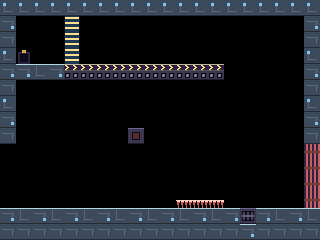

A level layout from a 2D game, rendered from its tile map. Below: a short description, then the map file with its tile-grid data intact:
An orthogonal 20x15 tile map with 16x16 px tiles, 1 tile layer (Tiles) and 12 objects (4x Door, 3x GateClosed, Socket, Drone, Switch, ...).

<map version="1.10" tiledversion="1.11.2" orientation="orthogonal" renderorder="right-down" width="20" height="15" tilewidth="16" tileheight="16" infinite="0" nextlayerid="4" nextobjectid="13">
  <properties>
    <property name="index" value="15" type="int" />
    <property name="name" value="Room 15" />
    <property name="left" value="14" type="int" />
    <property name="right" value="16" type="int" />
    <property name="up" value="255" type="int" />
    <property name="down" value="255" type="int" />
    <property name="zone" value="2" type="int" />
  </properties>
  <tileset firstgid="1" source="../tileset.tsx" />
  <layer id="1" name="Tiles" width="20" height="15">
    <data encoding="csv">
131,131,131,131,131,131,131,131,131,131,131,131,131,131,131,131,131,131,131,131,
133,1,1,1,30,1,1,1,1,1,1,1,1,1,1,1,1,1,1,133,
132,1,1,1,30,1,1,1,1,1,1,1,1,1,1,1,1,1,1,132,
131,26,1,1,30,1,1,1,1,1,1,1,1,1,1,1,1,1,1,131,
133,130,129,130,52,52,52,52,52,52,52,52,52,52,1,1,1,1,1,133,
132,1,1,1,1,1,1,1,1,1,1,1,1,1,1,1,1,1,1,132,
131,1,1,1,1,1,1,1,1,1,1,1,1,1,1,1,1,1,1,131,
133,1,1,1,1,1,1,1,1,1,1,1,1,1,1,1,1,1,1,133,
132,1,1,1,1,1,1,1,28,1,1,1,1,1,1,1,1,1,1,132,
1,1,1,1,1,1,1,1,1,1,1,1,1,1,1,1,1,1,1,25,
1,1,1,1,1,1,1,1,1,1,1,1,1,1,1,1,1,1,1,25,
1,1,1,1,1,1,1,1,1,1,1,1,1,1,1,1,1,1,1,25,
1,1,1,1,1,1,1,1,1,1,1,24,24,24,1,1,1,1,1,25,
130,129,130,129,130,129,130,129,130,129,130,129,130,129,130,54,130,129,130,129,
132,132,132,132,132,132,132,132,132,132,132,132,132,132,132,130,132,132,132,132
</data>
  </layer>
  <objectgroup id="2" name="Spawns">
    <object id="1" name="GateClosed" class="GateClosed" x="64" y="16">
      <point />
    </object>
    <object id="2" name="GateClosed" class="GateClosed" x="64" y="32">
      <point />
    </object>
    <object id="3" name="Socket" class="Socket" x="16" y="48">
      <point />
    </object>
    <object id="4" name="GateClosed" class="GateClosed" x="64" y="48">
      <point />
    </object>
    <object id="5" name="Drone" class="Drone" x="144" y="48">
      <point />
    </object>
    <object id="6" name="Switch" class="Switch" x="128" y="128">
      <point />
    </object>
    <object id="7" name="Door" class="Door" x="304" y="144">
      <point />
    </object>
    <object id="8" name="Door" class="Door" x="304" y="160">
      <point />
    </object>
    <object id="9" name="Door" class="Door" x="304" y="176">
      <point />
    </object>
    <object id="10" name="Bit" class="Bit" x="48" y="192">
      <point />
    </object>
    <object id="11" name="Door" class="Door" x="304" y="192">
      <point />
    </object>
    <object id="12" name="FanOff" class="FanOff" x="240" y="208">
      <point />
    </object>
  </objectgroup>
</map>
